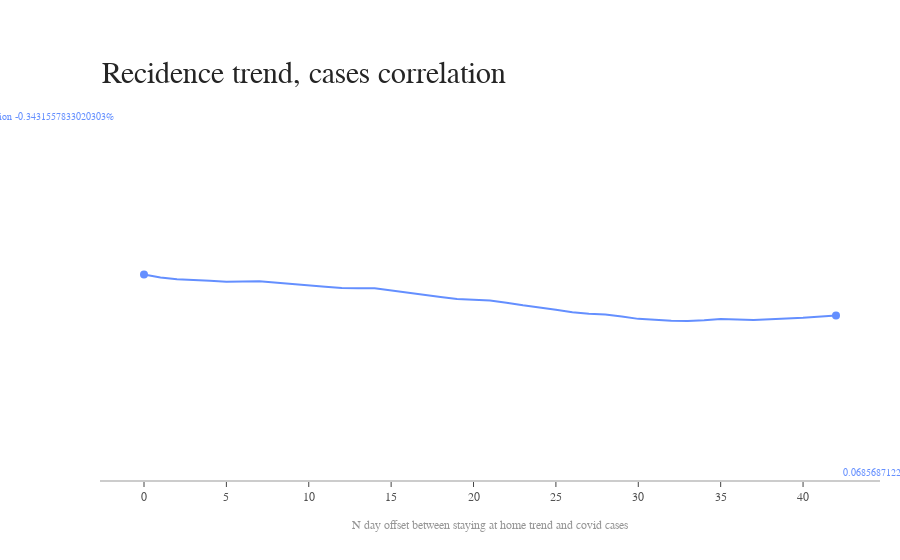

Here is the notebook cell this chart was saved with:
### Code cell
rc,fig = plotTrend(Source = recidence_vs_cases_corr_df,
              title = 'Recidence trend, cases correlation',
              isPercentage = True,
              dateColumnHeader = 'offset',
              labels = ['correlation'],
              credits='N day offset between staying at home trend and covid cases')

if rc:
    fig.show()

### Figure 1 — Plotly figure (JSON) as saved in the notebook; plotly's stock layout.template omitted (floating-point values rounded to 4 significant figures)
{"data": [{"connectgaps": true, "line": {"color": "rgb(100,143,255)", "width": 2}, "mode": "lines", "name": "correlation", "type": "scatter", "x": [42, 41, 40, 39, 38, 37, 36, 35, 34, 33, 32, 31, 30, 29, 28, 27, 26, 25, 24, 23, 22, 21, 20, 19, 18, 17, 16, 15, 14, 13, 12, 11, 10, 9, 8, 7, 6, 5, 4, 3, 2, 1, 0], "y": [-0.3432, -0.356, -0.3659, -0.3735, -0.3823, -0.3882, -0.3838, -0.3792, -0.393, -0.4004, -0.3975, -0.3911, -0.3779, -0.3533, -0.3336, -0.3254, -0.3109, -0.2869, -0.2667, -0.2416, -0.2147, -0.192, -0.1856, -0.1777, -0.1568, -0.1367, -0.1124, -0.0911, -0.06945, -0.06898, -0.06762, -0.0541, -0.04015, -0.02667, -0.01274, 0.0004324, -0.002408, -0.00335, 0.007405, 0.01685, 0.02091, 0.0401, 0.06857]}, {"marker": {"color": "rgb(100,143,255)", "size": 8}, "mode": "markers", "type": "scatter", "x": [42, 0], "y": [-0.3432, 0.06857]}], "layout": {"annotations": [{"font": {"color": "rgb(100,143,255)", "family": "Arial", "size": 10}, "showarrow": false, "text": "correlation -0.3431557833020303%", "x": 0.02, "xanchor": "right", "xref": "paper", "y": 1.657, "yanchor": "middle"}, {"font": {"color": "rgb(100,143,255)", "family": "Arial", "size": 10}, "showarrow": false, "text": "0.06856871228943064%", "x": 0.95, "xanchor": "left", "xref": "paper", "y": -1.931, "yanchor": "middle"}, {"font": {"color": "rgb(37,37,37)", "family": "Arial", "size": 30}, "showarrow": false, "text": "Recidence trend, cases correlation", "x": 0, "xanchor": "left", "xref": "paper", "y": 1.05, "yanchor": "bottom", "yref": "paper"}, {"font": {"color": "rgb(150,150,150)", "family": "Arial", "size": 12}, "showarrow": false, "text": "N day offset between staying at home trend and covid cases", "x": 0.5, "xanchor": "center", "xref": "paper", "y": -0.1, "yanchor": "top", "yref": "paper"}], "autosize": false, "margin": {"autoexpand": false, "l": 100, "r": 20, "t": 110}, "plot_bgcolor": "white", "showlegend": false, "xaxis": {"linecolor": "rgb(204, 204, 204)", "linewidth": 2, "showgrid": false, "showline": true, "showticklabels": true, "tickfont": {"color": "rgb(82, 82, 82)", "family": "Arial", "size": 12}, "ticks": "outside"}, "yaxis": {"showgrid": false, "showline": false, "showticklabels": false, "zeroline": false}}}
